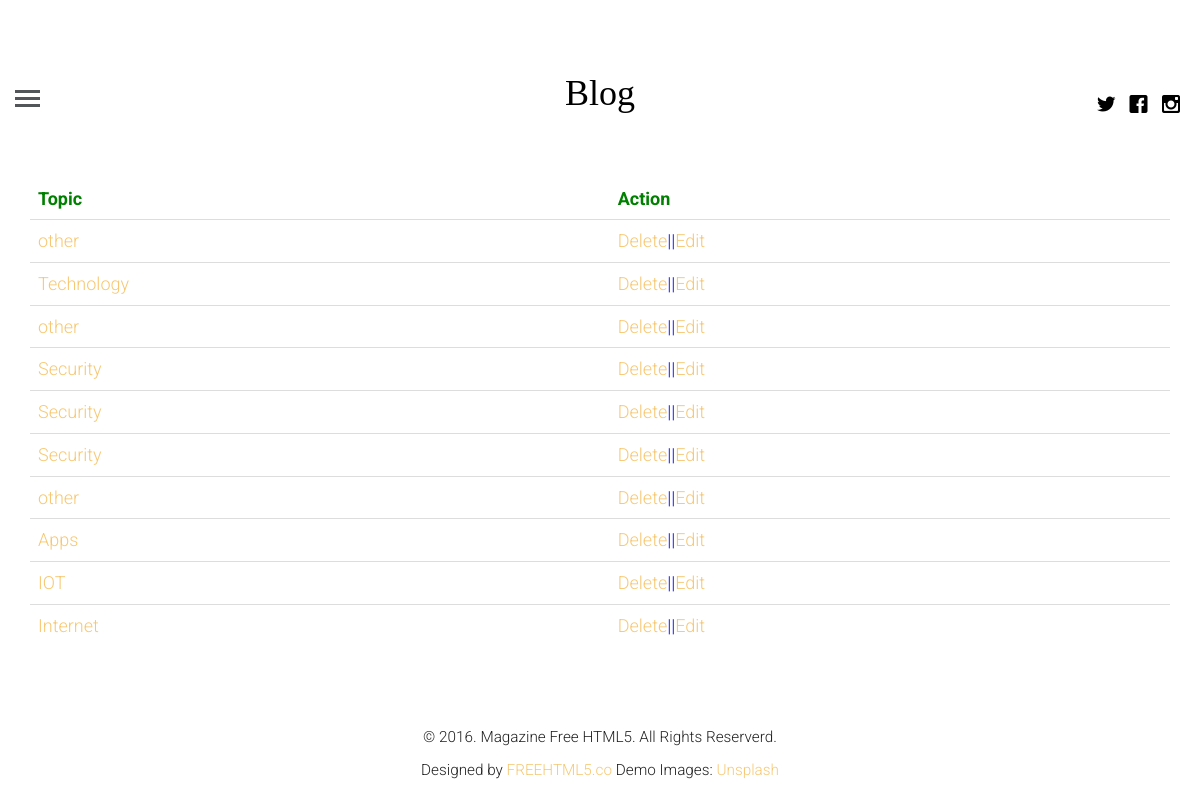
Page /topics/ on the committed database.
### blogapp/models.py (models this page shows, shortened)
class category(models.Model):
    name = models.CharField(max_length=100)

### blogapp/views.py (the view)
# urls.py: path('topics/', views.getcategory, name="category"),
def getcategory(request):
    query=category.objects.all()
    return render(request, 'topics.html', {"topic": query})

### templates/topics.html (shortened to what this page needs)
{% extends 'base.html' %}
{% block content %}
<div class="container">
    <table class="table">
        <thead>
        <tr>
            <td style="color:green"><b>Topic</b></td>
            <td style="color:green"><b>Action</b></td>
        </tr>
        </thead>
        <tbody>
        {% for t in topic %}
        <tr>
            <td style="color:blue"><a href="{% url 'topic' name=t.name %}">{{t.name}}</a></td>
            <td style="color:blue"><a href="{% url 'topicdelete' pid=t.id %}"">Delete</a>||<a href="">Edit</a></td>
        </tr>
        {%endfor%}
        </tbody>
    </table>
</div>
{% endblock %}

### blogapp/static/css/style.css (style rules this page uses)
html { background: #fff; }
body { font-family: "Roboto", arial, sans-serif; font-size: 18px; font-weight: 300; line-height: 1.8; color: #222; background: #fff; }
a { color: #f7c873; -webkit-transition: 0.5s; -o-transition: 0.5s; transition: 0.5s; }

### rows in the picture
category: name "other"
category: name "Technology"
category: name "other"
category: name "Security"
category: name "Security"
category: name "Security"
category: name "other"
category: name "Apps"
category: name "IOT"
category: name "Internet"
